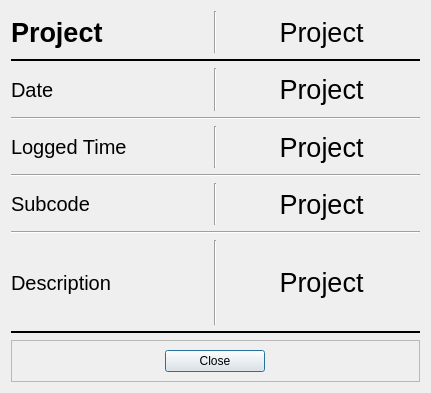
<?xml version="1.0" encoding="UTF-8"?>
<ui version="4.0">
 <class>view_tempo</class>
 <widget class="QDialog" name="view_tempo">
  <property name="geometry">
   <rect>
    <x>0</x>
    <y>0</y>
    <width>431</width>
    <height>393</height>
   </rect>
  </property>
  <property name="windowTitle">
   <string>Dialog</string>
  </property>
  <layout class="QGridLayout" name="gridLayout">
   <item row="7" column="2">
    <widget class="QLabel" name="subcode">
     <property name="maximumSize">
      <size>
       <width>16777215</width>
       <height>70</height>
      </size>
     </property>
     <property name="font">
      <font>
       <pointsize>20</pointsize>
      </font>
     </property>
     <property name="text">
      <string>Project</string>
     </property>
     <property name="alignment">
      <set>Qt::AlignCenter</set>
     </property>
    </widget>
   </item>
   <item row="4" column="2">
    <widget class="QLabel" name="time">
     <property name="font">
      <font>
       <pointsize>20</pointsize>
      </font>
     </property>
     <property name="text">
      <string>Project</string>
     </property>
     <property name="alignment">
      <set>Qt::AlignCenter</set>
     </property>
    </widget>
   </item>
   <item row="0" column="0">
    <widget class="QLabel" name="label">
     <property name="maximumSize">
      <size>
       <width>300</width>
       <height>70</height>
      </size>
     </property>
     <property name="font">
      <font>
       <pointsize>20</pointsize>
       <weight>75</weight>
       <bold>true</bold>
      </font>
     </property>
     <property name="text">
      <string>Project</string>
     </property>
    </widget>
   </item>
   <item row="8" column="0" colspan="3">
    <widget class="Line" name="line_3">
     <property name="orientation">
      <enum>Qt::Horizontal</enum>
     </property>
    </widget>
   </item>
   <item row="2" column="2">
    <widget class="QLabel" name="date">
     <property name="maximumSize">
      <size>
       <width>16777215</width>
       <height>70</height>
      </size>
     </property>
     <property name="font">
      <font>
       <pointsize>20</pointsize>
      </font>
     </property>
     <property name="text">
      <string>Project</string>
     </property>
     <property name="alignment">
      <set>Qt::AlignCenter</set>
     </property>
    </widget>
   </item>
   <item row="7" column="1">
    <widget class="Line" name="line_6">
     <property name="orientation">
      <enum>Qt::Vertical</enum>
     </property>
    </widget>
   </item>
   <item row="4" column="1">
    <widget class="Line" name="line_7">
     <property name="orientation">
      <enum>Qt::Vertical</enum>
     </property>
    </widget>
   </item>
   <item row="0" column="2">
    <widget class="QLabel" name="project">
     <property name="maximumSize">
      <size>
       <width>16777215</width>
       <height>70</height>
      </size>
     </property>
     <property name="font">
      <font>
       <pointsize>20</pointsize>
      </font>
     </property>
     <property name="text">
      <string>Project</string>
     </property>
     <property name="alignment">
      <set>Qt::AlignCenter</set>
     </property>
    </widget>
   </item>
   <item row="0" column="1">
    <widget class="Line" name="line_9">
     <property name="orientation">
      <enum>Qt::Vertical</enum>
     </property>
    </widget>
   </item>
   <item row="1" column="0" colspan="3">
    <widget class="Line" name="line">
     <property name="frameShadow">
      <enum>QFrame::Plain</enum>
     </property>
     <property name="lineWidth">
      <number>2</number>
     </property>
     <property name="midLineWidth">
      <number>2</number>
     </property>
     <property name="orientation">
      <enum>Qt::Horizontal</enum>
     </property>
    </widget>
   </item>
   <item row="12" column="0" colspan="3">
    <widget class="QFrame" name="frame">
     <property name="frameShape">
      <enum>QFrame::StyledPanel</enum>
     </property>
     <property name="frameShadow">
      <enum>QFrame::Raised</enum>
     </property>
     <layout class="QGridLayout" name="gridLayout_2">
      <item row="0" column="0">
       <widget class="QPushButton" name="pushButton">
        <property name="maximumSize">
         <size>
          <width>100</width>
          <height>16777215</height>
         </size>
        </property>
        <property name="text">
         <string>Close</string>
        </property>
       </widget>
      </item>
     </layout>
    </widget>
   </item>
   <item row="3" column="0" colspan="3">
    <widget class="Line" name="line_4">
     <property name="orientation">
      <enum>Qt::Horizontal</enum>
     </property>
    </widget>
   </item>
   <item row="7" column="0">
    <widget class="QLabel" name="label_4">
     <property name="maximumSize">
      <size>
       <width>16777215</width>
       <height>70</height>
      </size>
     </property>
     <property name="font">
      <font>
       <pointsize>15</pointsize>
       <weight>50</weight>
       <bold>false</bold>
      </font>
     </property>
     <property name="text">
      <string>Subcode</string>
     </property>
    </widget>
   </item>
   <item row="2" column="0">
    <widget class="QLabel" name="label_2">
     <property name="maximumSize">
      <size>
       <width>16777215</width>
       <height>70</height>
      </size>
     </property>
     <property name="font">
      <font>
       <pointsize>15</pointsize>
       <weight>50</weight>
       <bold>false</bold>
      </font>
     </property>
     <property name="text">
      <string>Date</string>
     </property>
    </widget>
   </item>
   <item row="9" column="2" rowspan="2">
    <widget class="QLabel" name="description">
     <property name="font">
      <font>
       <pointsize>20</pointsize>
      </font>
     </property>
     <property name="text">
      <string>Project</string>
     </property>
     <property name="alignment">
      <set>Qt::AlignCenter</set>
     </property>
    </widget>
   </item>
   <item row="9" column="1" rowspan="2">
    <widget class="Line" name="line_5">
     <property name="orientation">
      <enum>Qt::Vertical</enum>
     </property>
    </widget>
   </item>
   <item row="5" column="0" colspan="3">
    <widget class="Line" name="line_2">
     <property name="orientation">
      <enum>Qt::Horizontal</enum>
     </property>
    </widget>
   </item>
   <item row="2" column="1">
    <widget class="Line" name="line_8">
     <property name="orientation">
      <enum>Qt::Vertical</enum>
     </property>
    </widget>
   </item>
   <item row="4" column="0">
    <widget class="QLabel" name="label_3">
     <property name="font">
      <font>
       <pointsize>15</pointsize>
       <weight>50</weight>
       <bold>false</bold>
      </font>
     </property>
     <property name="text">
      <string>Logged Time</string>
     </property>
    </widget>
   </item>
   <item row="9" column="0" rowspan="2">
    <widget class="QLabel" name="label_9">
     <property name="font">
      <font>
       <pointsize>15</pointsize>
       <weight>50</weight>
       <bold>false</bold>
      </font>
     </property>
     <property name="text">
      <string>Description</string>
     </property>
    </widget>
   </item>
   <item row="11" column="0" colspan="3">
    <widget class="Line" name="line_10">
     <property name="frameShadow">
      <enum>QFrame::Plain</enum>
     </property>
     <property name="lineWidth">
      <number>2</number>
     </property>
     <property name="midLineWidth">
      <number>2</number>
     </property>
     <property name="orientation">
      <enum>Qt::Horizontal</enum>
     </property>
    </widget>
   </item>
  </layout>
 </widget>
 <resources/>
 <connections/>
</ui>
